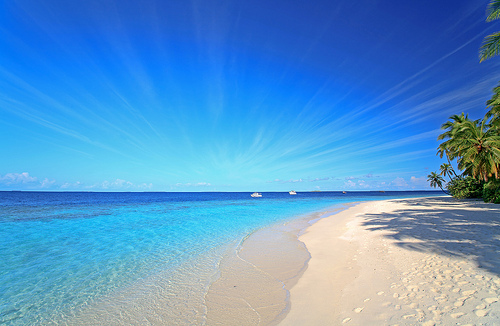
#> input picture data/images_general/beach.jpg, 500 x 326 px, given in place of the camera
$ python example03.py
#> lines starting #> are read from the running program, lines starting #| are printed output that depends on the picture; after the words box and inside, x2 and y2 are one past the last pixel; in counts of white or black regions, pixels touching at a corner belong together
"""!
@brief Example 3
@details: Real-time color detection using a simple color thresholding
@author Theodoros Giannakopoulos {tyiannak@gmail.com}
"""
import cv2
import numpy as np
cap = cv2.VideoCapture(0)
while 1:
    _, frame = cap.read() # Get frames
#> frame is the input picture: shape (326, 500, 3); mean B, G, R 203.7, 151.4, 90.2
    frame = cv2.resize(frame, (0,0), fx=0.5, fy=0.5) # resize
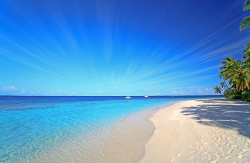
#> frame: shape (163, 250, 3); mean B, G, R 203.8, 151.5, 90.3
    h, w = frame.shape[0], frame.shape[1]
#> h = 163; w = 250
    hsv = cv2.cvtColor(frame, cv2.COLOR_BGR2HSV) # Convert BGR to HSV
#> hsv: shape (163, 250, 3); mean H, S, V 87.3, 151.1, 210.9
    # define range of BLUE color in HSV
    lower_blue = np.array([105, 50, 50])
    upper_blue = np.array([135, 255, 255])
    # Threshold the HSV image to get only blue colors
    mask = cv2.inRange(hsv, lower_blue, upper_blue)
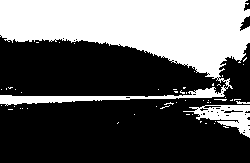
#> mask: shape (163, 250); 37% white; 50 white regions (47 under 20 px), largest, box (x1, y1, x2, y2) and area: (0, 0, 250, 106) 13952, (183, 105, 250, 138) 961, (236, 101, 250, 104) 27
    # Bitwise-AND mask and original image
    res = cv2.bitwise_and(frame, frame, mask=mask)
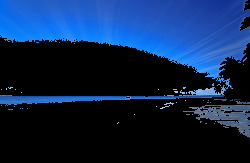
#> res: shape (163, 250, 3); mean B, G, R 74.5, 37.8, 13.5
    cv2.imshow('frame',frame)
    cv2.imshow('mask',mask)
    cv2.imshow('res',res)
    cv2.moveWindow('mask', 0, h)
    cv2.moveWindow('res', w, h)
    k = cv2.waitKey(5) & 0xFF
#> (key Esc is pressed here)
    if k == 27:
        break
cv2.destroyAllWindows()
